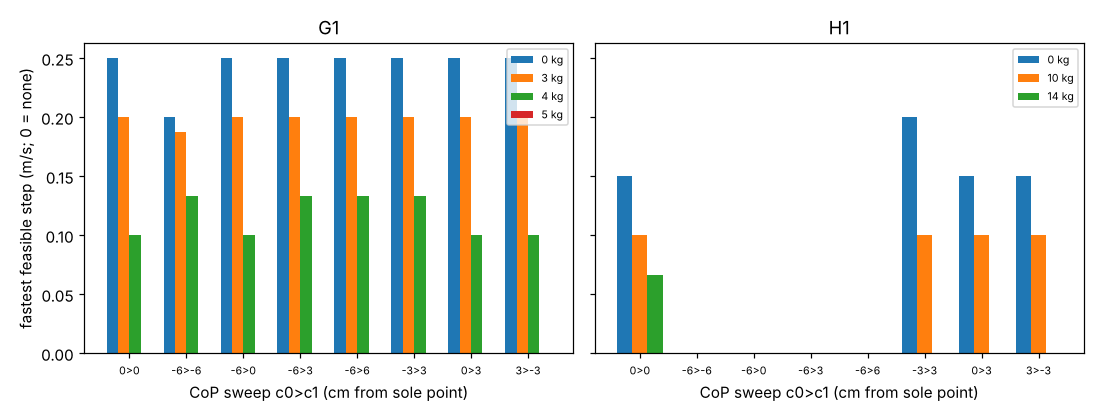

Reproduce this figure in Python.
"""Figure: fastest feasible step per payload for each heel-to-toe CoP sweep."""
import json
from pathlib import Path

import matplotlib
matplotlib.use("Agg")
import matplotlib.pyplot as plt

HERE = Path(__file__).resolve().parent
o = json.loads((HERE / "results.json").read_text())
fig, axs = plt.subplots(1, 2, figsize=(10, 3.8), sharey=True)
for ax, (n, ms) in zip(axs, o["payloads"].items()):
    w = 0.8 / len(ms)
    for i, m in enumerate(ms):
        ys = []
        for r in o["RAMPS"]:
            ok = [x for x in o["rows"] if x["robot"] == n and x["mass"] == m and x["ramp"] == list(r) and x["ok"]]
            ys.append(max((x["L"] / x["T"] for x in ok), default=0.0))
        ax.bar([k + i * w for k in range(len(ys))], ys, w, label=f"{m} kg")
    ax.set_xticks([k + 0.4 - w / 2 for k in range(len(o["RAMPS"]))])
    ax.set_xticklabels([f"{r[0]*100:.0f}>{r[1]*100:.0f}" for r in o["RAMPS"]], fontsize=7)
    ax.set_title(n.upper()); ax.set_xlabel("CoP sweep c0>c1 (cm from sole point)"); ax.legend(fontsize=7)
axs[0].set_ylabel("fastest feasible step (m/s; 0 = none)")
fig.tight_layout(); fig.savefig(HERE / "figure.png", dpi=110)
